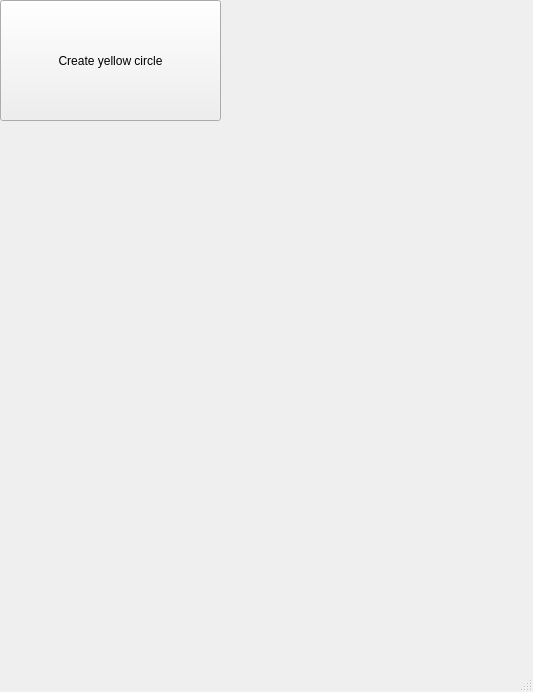
<?xml version="1.0" encoding="UTF-8"?>
<ui version="4.0">
 <class>MainWindow</class>
 <widget class="QMainWindow" name="MainWindow">
  <property name="geometry">
   <rect>
    <x>0</x>
    <y>0</y>
    <width>533</width>
    <height>692</height>
   </rect>
  </property>
  <property name="windowTitle">
   <string>MainWindow</string>
  </property>
  <widget class="QWidget" name="centralwidget">
   <widget class="QPushButton" name="pushButton">
    <property name="geometry">
     <rect>
      <x>0</x>
      <y>0</y>
      <width>221</width>
      <height>121</height>
     </rect>
    </property>
    <property name="text">
     <string>Create yellow circle</string>
    </property>
   </widget>
  </widget>
  <widget class="QStatusBar" name="statusbar"/>
 </widget>
 <resources/>
 <connections/>
</ui>
